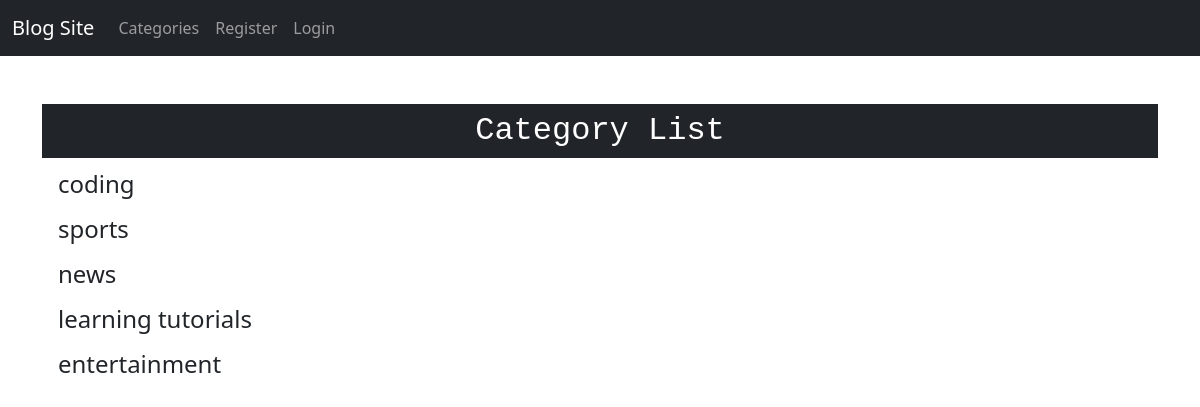
The app's page /category-list/, older data.
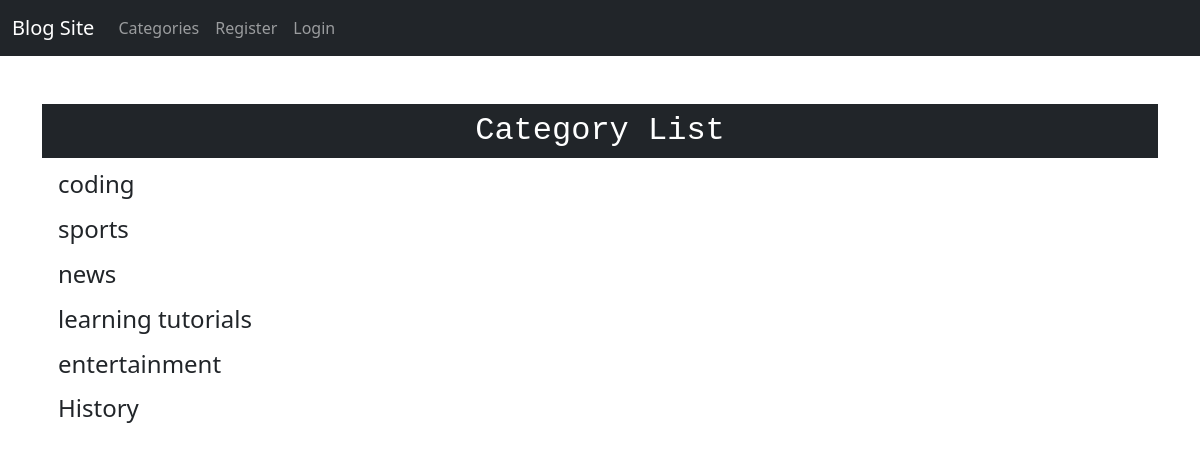
The same page, newer data.
### blog/models.py (models this page shows, shortened)
class Category(models.Model):
    name = models.CharField(max_length=255)
    def __str__(self):
        return self.name

### blog/views.py (the view)
# urls.py: path('category-list/',CategoryListView,name='category_list'),
def CategoryListView(request):
    cat_menu_list = Category.objects.all()
    return render(request, 'blog/category_list.html',{'cat_menu_list':cat_menu_list})

### blog/templates/blog/category_list.html
{% extends 'blog/base.html' %}
{% block content%}
    <h2 class="d-block p-2 bg-dark text-white" style="font-family: 'Courier New', Courier, monospace ; text-align: center;">Category List</h2>
    {% for item in cat_menu_list %}
        <h4><a class="dropdown-item" href="{% url 'category' item %}">{{ item }}</a></h4>
    {% endfor %}
{% endblock %}

Row changes from the older to the newer data that the page shows:
added Category: name "History"
